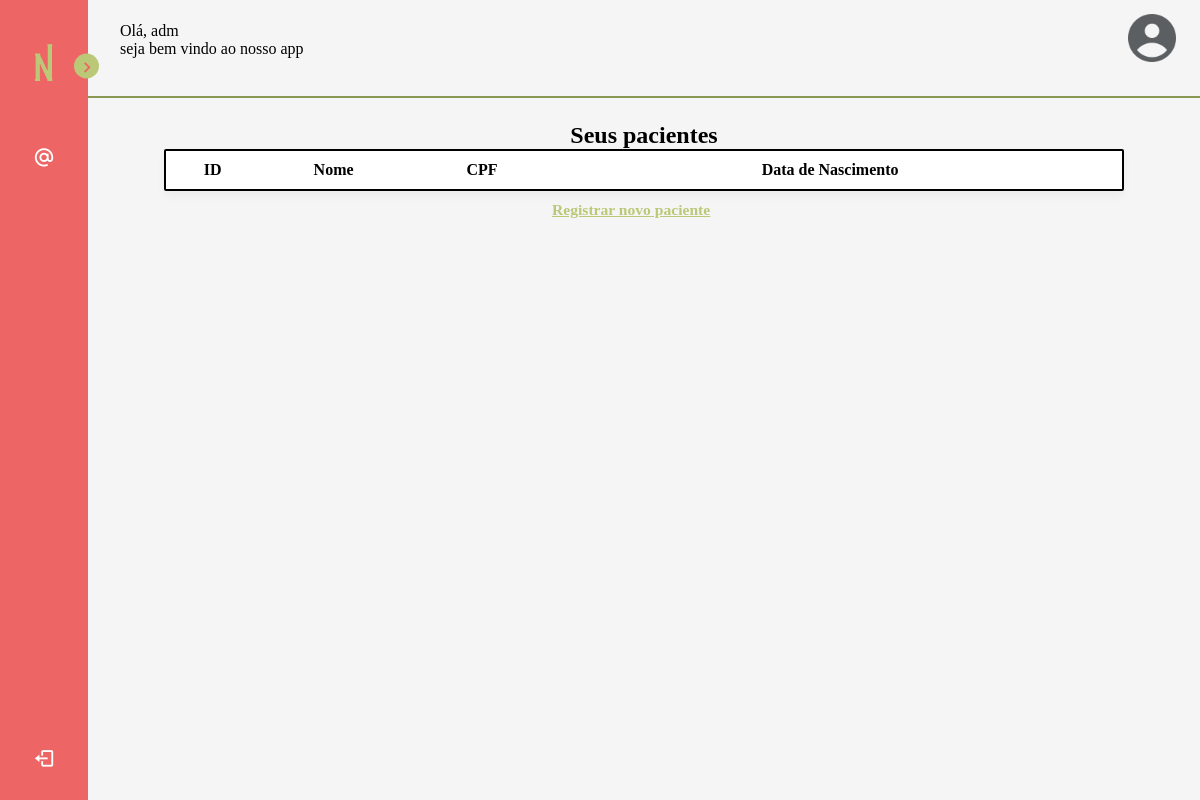
Page /pacientes/ (signed in) on the earlier database version.
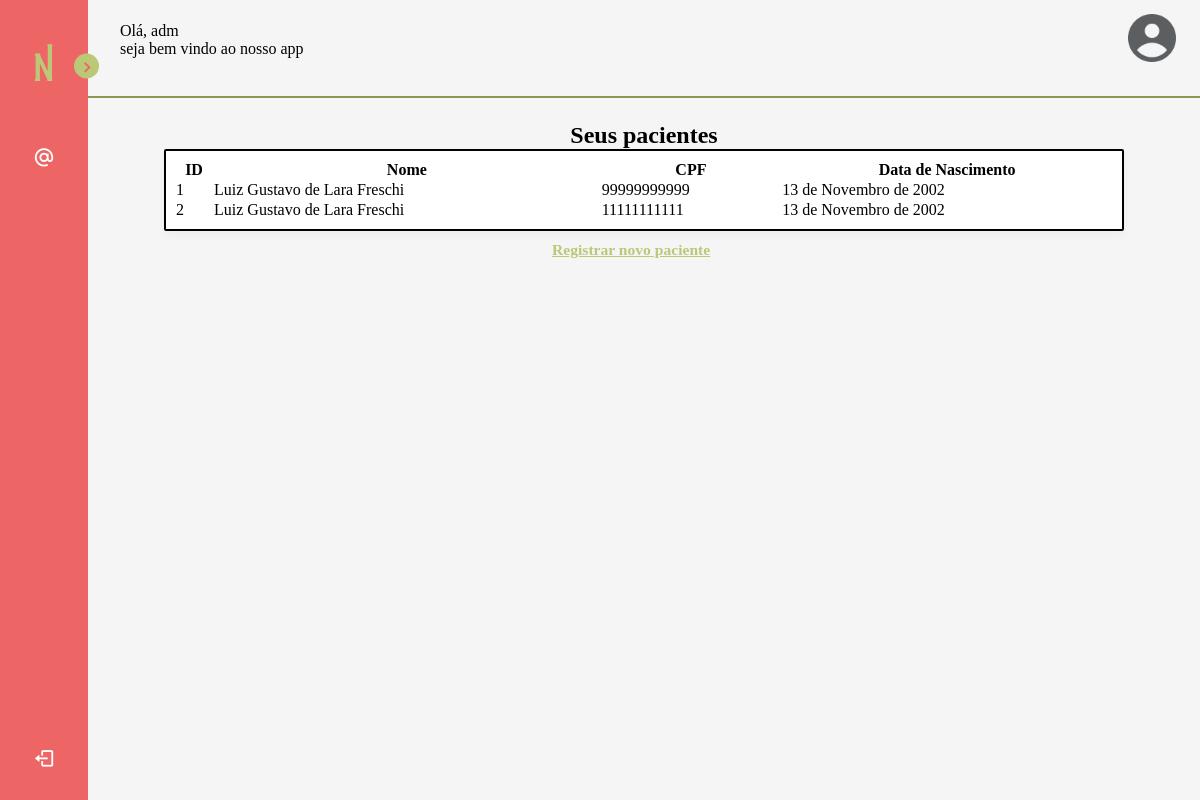
Same page on the later database version.
### app_EasyNutri/models.py (models this page shows)
class Paciente(models.Model):
    id_paciente = models.AutoField(primary_key=True)
    nome = models.TextField(max_length=255)
    cpf = models.CharField(max_length=11, unique=True)
    data_nascimento = models.DateField()

### app_EasyNutri/views.py (the view)
# urls.py: path('pacientes/', views.pacientes, name= 'listagem-de-pacientes'),
def pacientes(request):
    pacientes = Paciente.objects.all()
    return render(request, 'nutri/pacientes.html', {'pacientes': pacientes})

### app_EasyNutri/templates/nutri/pacientes.html
{% extends 'base.html' %}
{% block content %}
<section>
    <div class="feed-divider"></div>
    <h2 id="heading1">Seus pacientes</h2>
    <div class="pacientes">
        <table class="table">
            <tr class="infos">
                <th>ID</th>
                <th>Nome</th>
                <th>CPF</th>
                <th>Data de Nascimento</th>
            </tr>
            {% for paciente in pacientes %}
            <tr class="infos">
                <td>{{ paciente.id_paciente }}</td>
                <td>{{ paciente.nome }}</td>
                <td>{{ paciente.cpf }}</td>
                <td>{{ paciente.data_nascimento }}</td>
            </tr>
            {% endfor %}
        </table>
    </div>
    <bottom>
        <div class="extra">
            <h3><a href="{% url 'registro-de-pacientes' %}">Registrar novo paciente</a></h3>
        </div>
    </bottom>
</section>
{% endblock %}

### app_EasyNutri/templates/base.html (shortened to what this page needs)
<!DOCTYPE html>
<html lang="pt-br">
<head>
    {% load static %}
    <link rel="stylesheet" href="{% static "css/style.css" %}">
    <link
      href="https://db.onlinewebfonts.com/c/d7e8a95865396cddca89b00080d2cba6?family=SoDo+Sans+SemiBold" rel="stylesheet"/>
    <link href='https://unpkg.com/boxicons@2.1.1/css/boxicons.min.css' rel='stylesheet'>
</head>
<body>
    <nav class="sidebar close">
        <header>
            <div class="image-text">
                <span class="image">
                    <img src="{% static "images/easynutri-icon.png" %}" alt="ícone N">
                </span>
            </div>
            <i class='bx bx-chevron-right toggle'></i>
        </header>
        <div class="menu-bar">
            <div class="menu">
                <ul class="menu-links">
                    <li class="nav-link">
                        <a href="{% url 'sobre' %}">
                            <i class='bx bx-at icon'></i>
                        </a>
                    </li>
                </ul>
            </div>
            {% if user.is_authenticated %}
            <div class="bottom-content">
                <ul>
                    <li>
                        <a href="{% url 'logout' %}">
                            <i class='bx bx-log-out icon'></i>
                        </a>
                    </li>
                </ul>
            </div>
            {% endif %}
        </div>
    </nav>
    {% if user.is_authenticated %}
    <header class="greeting">
        <div class="greeting-text">
            <li>Olá, {{ request.user.username }}</li>
            <li>seja bem vindo ao nosso app</li>
        </div>
        <div class="profile">
            <a href="#">
                <img class="profile-pic" src="{% static "images/profile-icon.png" %}" alt="foto de perfil">
            </a>
        </div>
    </header>
    {% endif %}
    {% block content %}
    {% endblock %}
</body>
</html>

### app_EasyNutri/static/css/style.css (style rules this page uses)
* { margin: 0; padding: 0; box-sizing: border-box; font-family: "SoDo Sans SemiBold" }
:root { --body-color: #f5f5f5; --sidebar-color: #ed6665; --primary-color: #bbc877; --secondary-color: #899853; --menu-text-color: #fff; --text-color: #000; --tran-03: all 0.2s ease; --tran-03: all 0.3s ease; --tran-04: all 0.3s ease; --tran-05: all 0.3s ease; }
body { background-color: var(--body-color); transition: var(--tran-05); }
.sidebar { position: fixed; top: 0; left: 0; height: 100%; width: 250px; padding: 10px 14px; background: var(--sidebar-color); transition: var(--tran-05); z-index: 100; }
.sidebar.close { width: 88px; }
.sidebar li { height: 50px; list-style: none; display: flex; align-items: center; margin-top: 10px; }
.sidebar header .image, .sidebar .icon { min-width: 60px; border-radius: 6px; }
.sidebar .icon { min-width: 60px; border-radius: 6px; height: 100%; display: flex; align-items: center; justify-content: center; font-size: 22px; }
.sidebar .text, .sidebar .icon { color: var(--menu-text-color); transition: var(--tran-03); }
.sidebar header { position: relative; }
.sidebar header .image-text { display: flex; align-items: center; }
.sidebar header .image { display: flex; align-items: center; justify-content: center; }
.sidebar header .image img { width: 7em; margin-left: 0.7em; }
.sidebar header .toggle { position: absolute; top: 50%; right: -25px; transform: translateY(-50%) rotate(180deg); height: 25px; width: 25px; background-color: var(--primary-color); color: var(--sidebar-color); border-radius: 50%; display: flex; align-items: center; justify-content: center; font-size: 22px; cursor: pointer; transition: var(--tran-05); }
.sidebar.close .toggle { transform: translateY(-50%) rotate(0deg); }
.sidebar li a { list-style: none; height: 100%; background-color: transparent; display: flex; align-items: center; height: 100%; width: 100%; border-radius: 6px; text-decoration: none; transition: var(--tran-03); }
.sidebar .menu-bar { height: calc(100% - 55px); display: flex; flex-direction: column; justify-content: space-between; overflow-y: scroll; }
.sidebar .bottom-content { margin-bottom: 4em; }
.greeting { background-color: var(--body-color); width: 100%; height: 5em; padding: 1.5em; display: flex; align-items: center; justify-content: space-between; }
.greeting-text { color: var(--text-color); flex-direction: column; list-style: none; margin-left: 6em; }
.profile-pic { width: 3em; height: auto; }
#heading1, #heading2 { color: var(--text-color); margin-top: 1em; margin-left: 88px; display: flex; align-items: center; justify-content: center; }
.feed-divider { width: 100%; height: 2px; margin-top: 1em; background-color: var(--secondary-color) }
.extra { display: flex; flex-direction: column; margin-left: 46%; margin-top: 10px; justify-content: center; font-size: smaller; }
.extra a { color: var(--primary-color); }
.pacientes { display: flex; align-items: center; justify-content: center; margin-left: 88px; }
.table { background: #fff; padding: 0.5em; width: 60em; border-radius: 2px; box-shadow: 0px 5px 10px rgba(0, 0, 0, 0.04); list-style: none; cursor: pointer; text-decoration: none; border: 2px solid #000; }

Differences in the rows shown:
added Paciente: id_paciente "1", nome "Luiz Gustavo de Lara Freschi", cpf "99999999999", data_nascimento "13 de Novembro de 2002"
added Paciente: id_paciente "2", nome "Luiz Gustavo de Lara Freschi", cpf "11111111111", data_nascimento "13 de Novembro de 2002"
